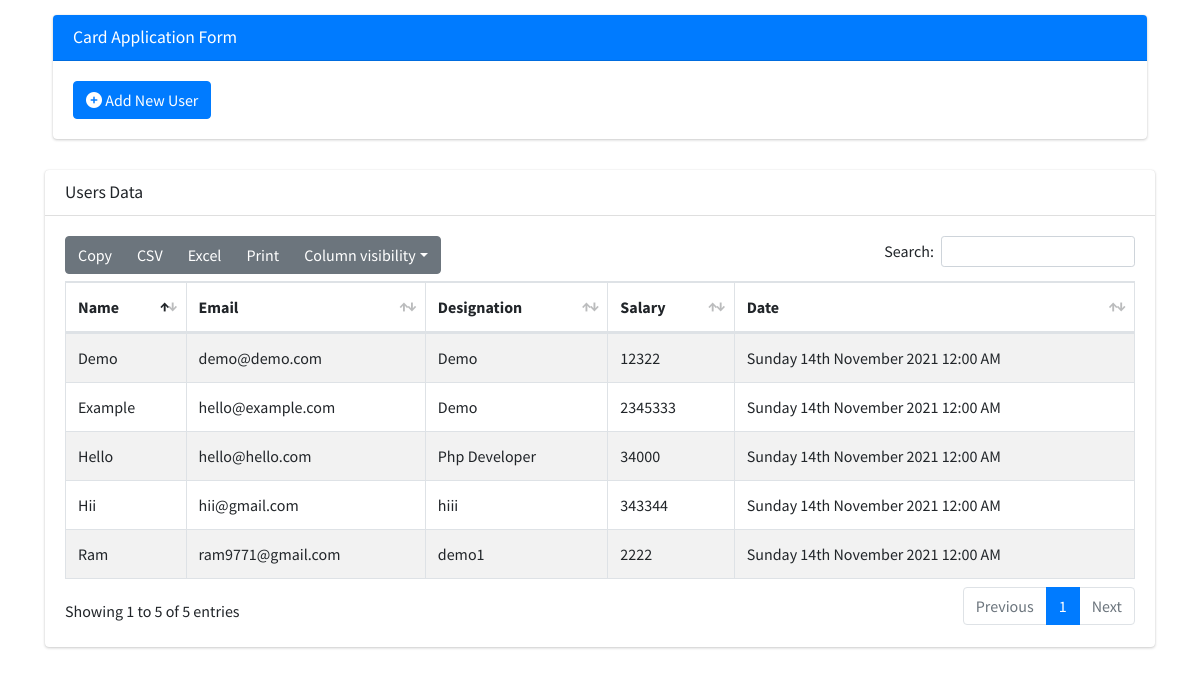
The app's page /index2.php with its own data.
### tables this page shows
CREATE TABLE `utables` (
  `id` bigint NOT NULL AUTO_INCREMENT,
  `umane` varchar(100) DEFAULT NULL,
  `ueamil` varchar(100) DEFAULT NULL,
  `udesign` varchar(100) DEFAULT NULL,
  `usalary` varchar(100) DEFAULT NULL,
  `dates` date DEFAULT NULL,
  PRIMARY KEY (`id`)
);

### index2.php (the view, shortened to what this page needs)
<!DOCTYPE html>
<html lang="en">
  <head>
    <link rel="stylesheet" href="plugins/fontawesome-free/css/all.min.css">
    <link rel="stylesheet" href="plugins/datatables-bs4/css/dataTables.bootstrap4.min.css">
    <link rel="stylesheet" href="plugins/datatables-responsive/css/responsive.bootstrap4.min.css">
    <link rel="stylesheet" href="plugins/datatables-buttons/css/buttons.bootstrap4.min.css">
    <link rel="stylesheet" href="plugins/icons/font/bootstrap-icons.css">
    <link rel="stylesheet" href="dist/css/cardapplication.css">
  </head>
  <body>
    <div class="container wrapper">
      <section class="content-header">
        <div class="container-fluid">
          <div class="row">
            <div class="col-md-12">
              <div class="card card-primary">
                <div class="card-header">
                  <h3 class="card-title">Card Application Form</h3>
                </div>
                <div class="card-body">
                  <button class="btn btn-primary" id="modelopens"><i class="fa fa-plus-circle" aria-hidden="true"></i> Add New User</button>
                </div>
              </div>
            </div>
          </div>
        </div>
      </section>
      <section class="content">
        <div class="container-fluid">
          <div class="row">
            <div class="col-12">
              <div class="card">
                <div class="card-header">
                  <h3 class="card-title">Users Data</h3>
                </div>
                <div class="card-body">
                  <?php
                  include('config.php');
                  $sqlfetchsig = "SELECT * FROM utables";
                  $resultalls = mysqli_query($conn, $sqlfetchsig);
                  if (mysqli_num_rows($resultalls) > 0){
                  echo "<table id='example1' class='table table-bordered table-striped'>";
                    echo "<thead>";
                      echo "<tr>";
                        echo " <th>Name</th>";
                        echo "<th>Email</th>";
                        echo "<th>Designation</th>";
                        echo "<th>Salary</th>";
                        echo "<th >Date</th>";
                      echo " </tr>";
                    echo "</thead>";
                    echo "<tbody>";
                      while ($ushorow = mysqli_fetch_array($resultalls)) {?>
                      <tr>
                        <td><?php echo $ushorow['umane'];?></td>
                        <td><?php echo $ushorow['ueamil'];?></td>
                        <td><?php echo $ushorow['udesign'];?></td>
                        <td><?php echo $ushorow['usalary'];?></td>
                        <td><?php echo date('l jS F Y g:i A',strtotime($ushorow['dates']));?></td>
                      </tr>
                      <?php }
                    echo "</tbody>";
                  echo "</table>";
                  }else{
                  echo "<h2 class='text-center' id='headinstyle'>Email subscribers are not avaliable</h2>";
                  }?>
                </div>
              </div>
            </div>
          </div>
        </section>
      </div>
    </body>
  </html>

### records on screen
utables: umane "Hello", ueamil "hello@hello.com", udesign "Php Developer", usalary "34000", dates "Sunday 14th November 2021 12:00 AM"
utables: umane "Example", ueamil "hello@example.com", udesign "Demo", usalary "2345333", dates "Sunday 14th November 2021 12:00 AM"
utables: umane "Demo", ueamil "demo@demo.com", udesign "Demo", usalary "12322", dates "Sunday 14th November 2021 12:00 AM"
utables: umane "Hii", ueamil "hii@gmail.com", udesign "hiii", usalary "343344", dates "Sunday 14th November 2021 12:00 AM"
utables: umane "Ram", ueamil "ram9771@gmail.com", udesign "demo1", usalary "2222", dates "Sunday 14th November 2021 12:00 AM"
